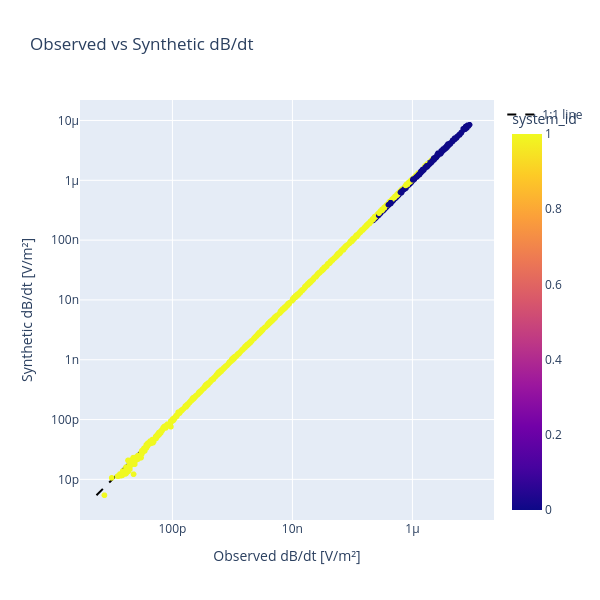

Source (notebook cell):
### Code cell
import plotly.express as px
import plotly.graph_objects as go

# Create scatter plot
fig = px.scatter(
    df_res,
    x='dbdt',
    y='dbdt_syn',
    color='system_id',  # Color by system type
    hover_data=['site_id', 'gate_id', 'time'],  # Additional info on hover
    title='Observed vs Synthetic dB/dt',
    labels={
        'dbdt': 'Observed dB/dt [V/m²]',
        'dbdt_syn': 'Synthetic dB/dt [V/m²]'
    }
)

# Add 1:1 line for reference
min_val = min(df_res['dbdt'].min(), df_res['dbdt_syn'].min())
max_val = max(df_res['dbdt'].max(), df_res['dbdt_syn'].max())

fig.add_trace(
    go.Scatter(
        x=[min_val, max_val],
        y=[min_val, max_val],
        mode='lines',
        name='1:1 line',
        line=dict(color='black', dash='dash')
    )
)

# Set log scale for both axes
fig.update_layout(
    xaxis_type="log",
    yaxis_type="log",
    width=600,
    height=600
)

fig.show()

### Figure 1 — Plotly figure (JSON) as saved in the notebook; plotly's stock layout.template omitted (floating-point values rounded to 4 significant figures; data arrays with more than 128 entries replaced by an {"elided": "..."} marker saying what was removed)
{"data": [{"customdata": {"elided": "1530x3 float values"}, "hovertemplate": "Observed dB/dt [V/m²]=%{x}<br>Synthetic dB/dt [V/m²]=%{y}<br>site_id=%{customdata[0]}<br>gate_id=%{customdata[1]}<br>time=%{customdata[2]}<br>system_id=%{marker.color}<extra></extra>", "legendgroup": "", "marker": {"color": {"elided": "1530 int values"}, "coloraxis": "coloraxis", "symbol": "circle"}, "mode": "markers", "name": "", "showlegend": false, "type": "scattergl", "x": {"elided": "1530 float values"}, "xaxis": "x", "y": {"elided": "1530 float values"}, "yaxis": "y"}, {"line": {"color": "black", "dash": "dash"}, "mode": "lines", "name": "1:1 line", "type": "scatter", "x": [5.425e-12, 8.953e-06], "y": [5.425e-12, 8.953e-06]}], "layout": {"coloraxis": {"colorbar": {"title": {"text": "system_id"}}, "colorscale": [[0, "#0d0887"], [0.1111, "#46039f"], [0.2222, "#7201a8"], [0.3333, "#9c179e"], [0.4444, "#bd3786"], [0.5556, "#d8576b"], [0.6667, "#ed7953"], [0.7778, "#fb9f3a"], [0.8889, "#fdca26"], [1, "#f0f921"]]}, "height": 600, "legend": {"tracegroupgap": 0}, "title": {"text": "Observed vs Synthetic dB/dt"}, "width": 600, "xaxis": {"anchor": "y", "domain": [0, 1], "title": {"text": "Observed dB/dt [V/m²]"}, "type": "log"}, "yaxis": {"anchor": "x", "domain": [0, 1], "title": {"text": "Synthetic dB/dt [V/m²]"}, "type": "log"}}}
